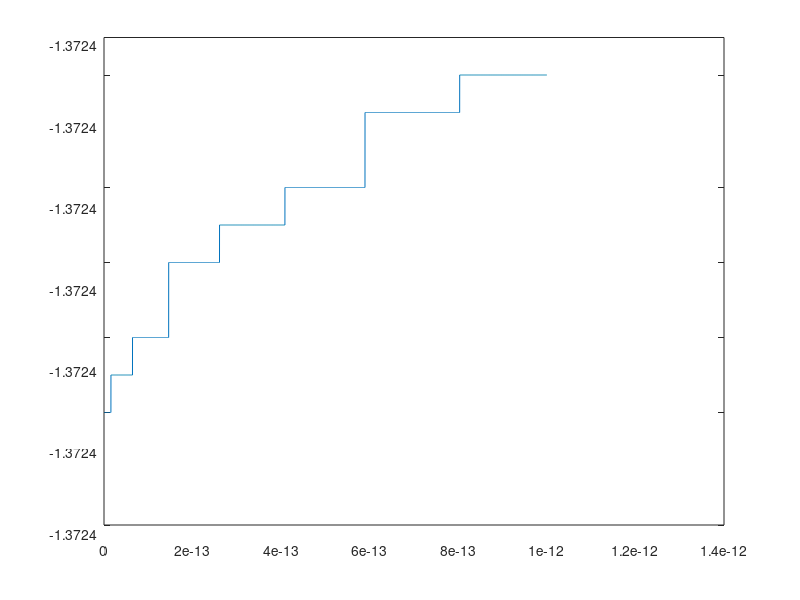

Write the MATLAB code that produced this figure.
nu = 0.25;
format long;
zroot = fzero(@(z) besselj(-nu, z), 2)
besselj(-nu, zroot)

eps = 0.0000000000000001;
x = eps:eps:0.000000000001;
mod = power(x, nu);
% 1st
%y = besselj(nu,x);
% 2nd
y = mod .* bessely(nu,x);
% m 1st
%y = besseli(nu,x);
% m 2nd
%y = mod .* besselk(nu,x);
plot(x, y);